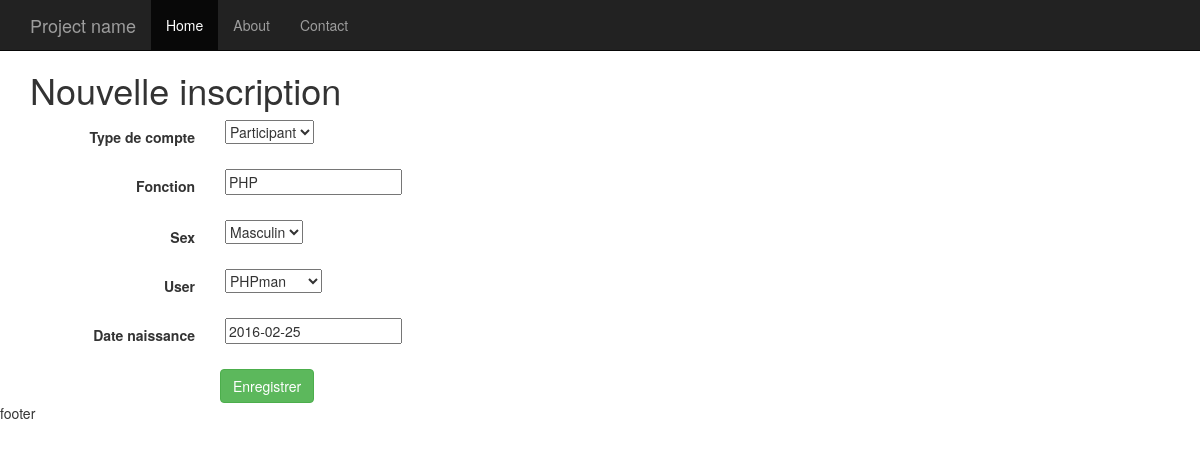
/accounts/inscriptions3/edit/, run on the app's committed database.
### accounts/models.py (models this page shows, shortened)
class Account(models.Model):
    ACCOUNT_TYPE_CHOICES = (('0', 'Formateur'), ('1', 'Participant'))
    SEX_CHOICES = (('F', 'Feminin'), ('M', 'Masculin'))
    account_type = models.CharField(verbose_name="Type de compte",
				    max_length=2, choices=ACCOUNT_TYPE_CHOICES)
    fonction = models.CharField(max_length=50, blank=True, null=True)
    sex = models.CharField(max_length=1, choices=SEX_CHOICES)
    user = models.ForeignKey(User)
    date_naissance = models.DateField()

### accounts/views.py (the view, shortened to what this page needs)
# urls.py: url(r'^inscriptions(?P<pk>\d+)/edit/', views.inscription_edit, name='inscription_edit'),
def inscription_edit(request, pk):
    inscription = get_object_or_404(models.Account, pk=pk)
    form = forms.InscriptionForm(instance=inscription)
    return render(request, 'form_inscription.html', locals())

### accounts/forms.py
class InscriptionForm(forms.ModelForm):
    class Meta:
        model = models.Account
        fields = '__all__'
        widgets = {
            'date_naissance': forms.TextInput(attrs={'class': 'date'}),
        }

### templates/form_inscription.html (shortened to what this page needs)
{% extends '_layouts/base.html' %}
{% block css %}
  <link rel="stylesheet" href="https://cdnjs.cloudflare.com/ajax/libs/bootstrap-datepicker/1.6.0/css/bootstrap-datepicker.css" media="screen" title="no title" charset="utf-8">
{% endblock %}
{% block content %}
<h1>Nouvelle inscription</h1>
<form class="form-horizontal" action="" method="post">
  {% for field in form %}
  <div class="form-group">
    <label for="" class="col-sm-2 control-label">{{ field.label }}</label>
    <div class="col-sm-10">
      {{ field }}
    </div>
  </div>
  {% endfor %}
  <input type="submit" name="add_inscription"
         class="col-sm-offset-2 btn btn-success" value="Enregistrer">
</form>
{% endblock %}

### static/css/style.css (style rules this page uses)
body { padding-top: 50px; }

### data on the page
Account: form "Participant" "PHP" "Masculin" "PHPman" "2016-02-25"

### other printed values
{{ field.label }} "Type de compte" "Fonction" "Sex" "User" "Date naissance"
